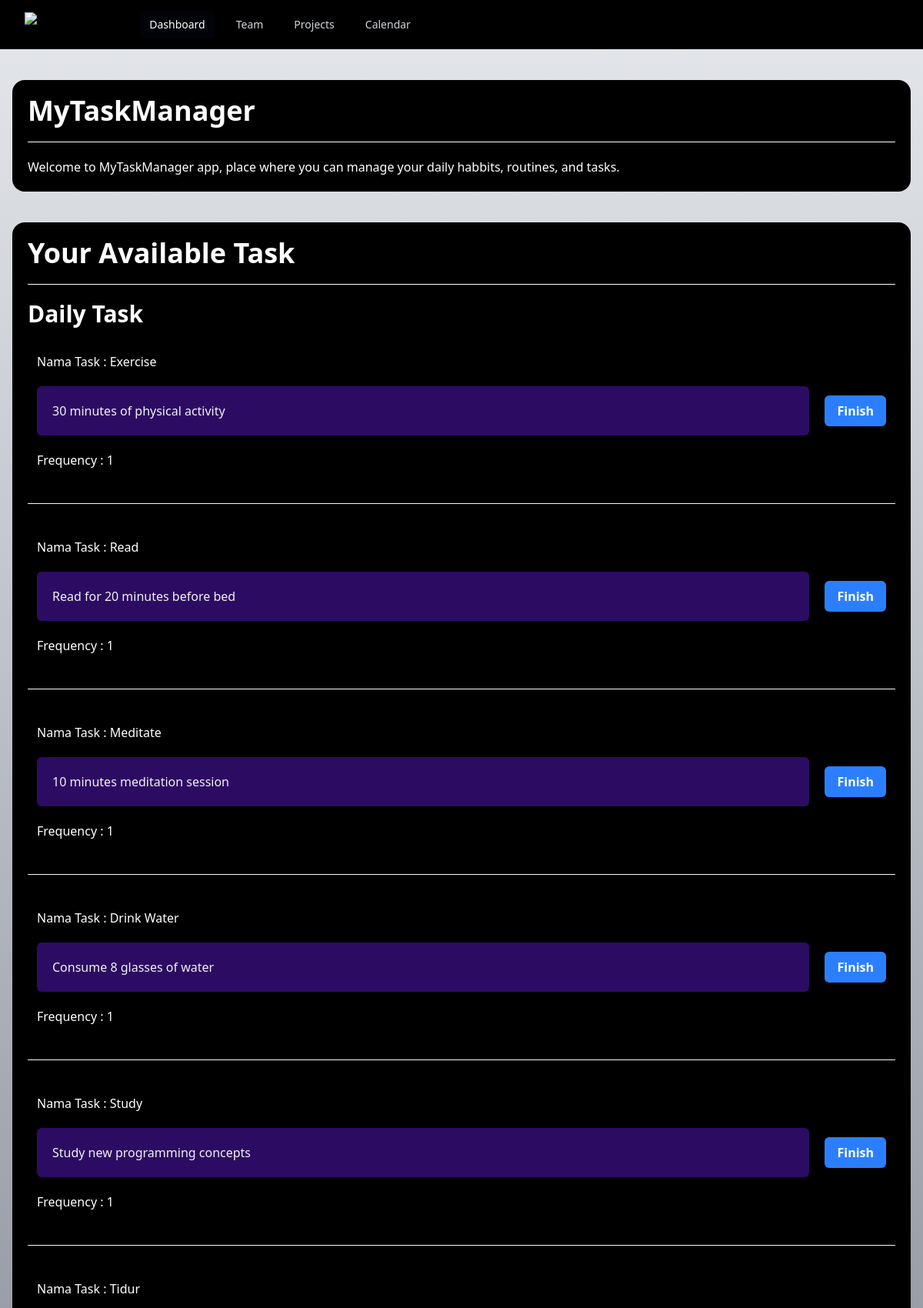
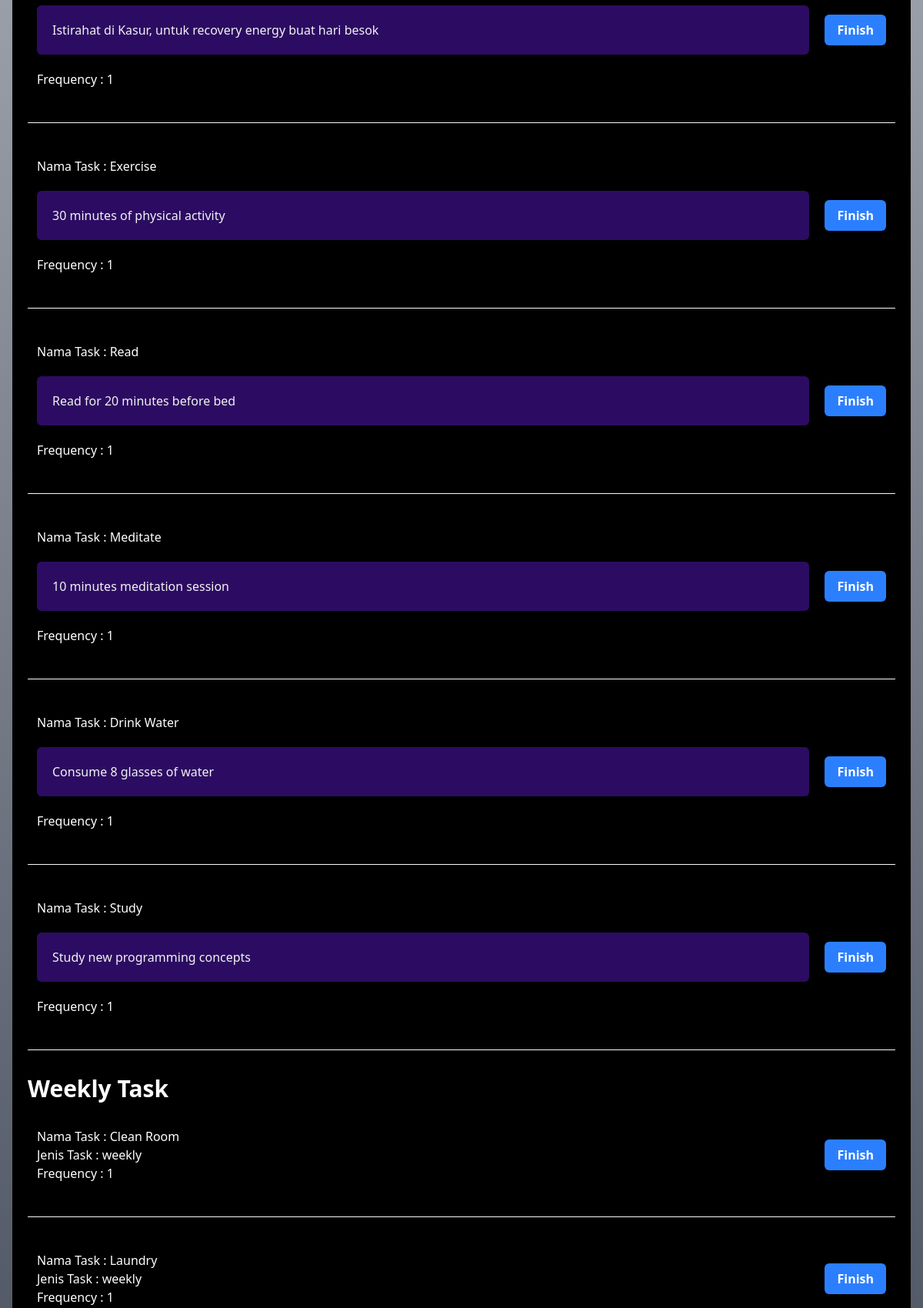
The page / (upper part) on the database its author committed (2 pictures, top to bottom).
### tables this page shows
CREATE TABLE CURRENT_TASK(
                       id INTEGER NOT NULL,
                       task_name TEXT NOT NULL,
                       task_description TEXT,
                       task_type TEXT NOT NULL CHECK(task_type IN ('daily', 'weekly', 'monthly')),
                       frequency INTEGER NOT NULL
            );

### main.py (the view)
@app.route('/')
def index():
    raw_task_list_daily = task.select_current_task(task_type='daily')
    raw_task_list_weekly = task.select_current_task(task_type='weekly')
    raw_task_list_monthly = task.select_current_task(task_type='monthly')
    task_list_daily = translate_raw_data(raw_task_list_daily)
    task_list_weekly = translate_raw_data(raw_task_list_weekly)
    task_list_monthly = translate_raw_data(raw_task_list_monthly)
    return render_template('index.html', task_list_daily = task_list_daily, task_list_weekly = task_list_weekly, task_list_monthly = task_list_monthly)

### backend.py (called while the page is built)
    def select_current_task(self,task_type):
        current_data = []
        connection = sqlite3.connect(database="taskmanager.db")
        cursor = connection.cursor()
        res = cursor.execute("""
            SELECT * FROM CURRENT_TASK WHERE
                             task_type = ?
        """, (task_type,))
        for row in res:
            current_data.append(row)
        connection.commit()
        connection.close()
        return current_data

### main.py (called while the page is built)
def translate_raw_data(raw_task_list):
    task_list = []
    for raw_task in raw_task_list:
        ids, task_name,task_description, task_type, frequency = raw_task
        task_list.append(
            {
                "id" : ids,
                "task_name" : task_name,
                "task_description" : task_description,
                "task_type" : task_type,
                "frequency" : frequency
            }
        )
    print("data didapat : ", task_list, "\n\n")
    return task_list

### templates/index.html (shortened to what this page needs)
{% extends "base.html" %}
{% block content %}
<div class="gap-1 flex-auto items-center">
<div class="bg-black mt-10 mx-4 p-5 rounded-2xl">
  <div class="text-white">
    <p class="text-4xl mb-5 font-black">
      MyTaskManager
    </p>
    <hr>
    <p class="mt-5">
      Welcome to MyTaskManager app, place where you can manage your daily habbits, routines, and tasks.
    </p>
  </div>
</div>
</div>
<div class="gap-1 flex items-center">
<div class="flex-auto bg-black mt-10 mx-4 p-5 rounded-2xl">
  <div class="text-white">
    <p class="text-4xl mb-5 font-black">
      Your Available Task
    </p>
    <hr>
    <p class="text-3xl mb-5 font-black mt-5">
      Daily Task
    </p>
    {% for task in task_list_daily %}
    <div class="mb-2 p-3 flex justify-between items-center">
      <div class="flex-1 mr-5 gap-2">
        <p class="mb-5">
          Nama Task : {{ task.task_name }}
        </p>
        <div class="bg-violet-950 rounded-md opacity-95 m-auto p-5">
          <p>
            {{ task.task_description }}
          </p>
        </div>
        <p class="mt-5">
          Frequency : {{ task.frequency }}
        </p>
      </div>
      <form action="/finish_a_task/{{ task.id }}" method="post">
        <button class="bg-blue-500 hover:bg-blue-700 text-white font-bold py-2 px-4 rounded-md">
          Finish
        </button>
      </form>
    </div>
  <hr class="h-px my-8 bg-neutral-50 border-0">
      {% endfor %}
    <p class="text-3xl mb-5 font-black mt-5">
      Weekly Task
    </p>
     {% for task in task_list_weekly %}
    <div class="mb-2 p-3 flex justify-between items-center">
      <div>
        <p>
          Nama Task : {{ task.task_name }}
        </p>
        <p>
          Jenis Task : {{ task.task_type }}
        </p>
        <p>
          Frequency : {{ task.frequency }}
        </p>
      </div>
      <form action="/finish_a_task/{{ task.id }}" method="post">
        <button class="bg-blue-500 hover:bg-blue-700 text-white font-bold py-2 px-4 rounded-md">
          Finish
        </button>
      </form>
    </div>
  <hr class="h-px my-8 bg-neutral-50 border-0">
      {% endfor %}
  </div>
</div>
</div>
{% endblock %}

### templates/base.html (shortened to what this page needs)
<!DOCTYPE html>
<html lang="en">
  <head>
    <link rel="stylesheet" href="{{ url_for('static', filename='css/output.css') }}">
  </head>
  <body>
    <div class="bg-linear-to-b from-gray-200 to-gray-900">
<nav class="relative bg-black after:pointer-events-none after:absolute after:inset-x-0 after:bottom-0 after:h-px after:bg-white/10">
  <div class="mx-auto max-w-7xl px-2 sm:px-6 lg:px-8">
    <div class="relative flex h-16 items-center justify-between">
      <div class="flex flex-1 items-center justify-center sm:items-stretch sm:justify-start">
        <div class="flex shrink-0 items-center">
          <img src="https://tailwindcss.com/plus-assets/img/logos/mark.svg?color=indigo&shade=500" alt="Your Company" class="h-8 w-auto" />
        </div>
        <div class="hidden sm:ml-6 sm:block">
          <div class="flex space-x-4">
            <a href="#" aria-current="page" class="rounded-md bg-gray-950/50 px-3 py-2 text-sm font-medium text-white">Dashboard</a>
            <a href="#" class="rounded-md px-3 py-2 text-sm font-medium text-gray-300 hover:bg-white/5 hover:text-white">Team</a>
            <a href="#" class="rounded-md px-3 py-2 text-sm font-medium text-gray-300 hover:bg-white/5 hover:text-white">Projects</a>
            <a href="#" class="rounded-md px-3 py-2 text-sm font-medium text-gray-300 hover:bg-white/5 hover:text-white">Calendar</a>
          </div>
        </div>
      </div>
  </div>
</nav>
  {% block content %}
  {% endblock %}
</div>
</body>
</html>

### rows shown on the page
CURRENT_TASK: task_name "Exercise", task_description "30 minutes of physical activity", frequency "1"
CURRENT_TASK: task_name "Read", task_description "Read for 20 minutes before bed", frequency "1"
CURRENT_TASK: task_name "Meditate", task_description "10 minutes meditation session", frequency "1"
CURRENT_TASK: task_name "Drink Water", task_description "Consume 8 glasses of water", frequency "1"
CURRENT_TASK: task_name "Study", task_description "Study new programming concepts", frequency "1"
CURRENT_TASK: task_name "Tidur", task_description "Istirahat di Kasur, untuk recovery energy buat hari besok", frequency "1"
CURRENT_TASK: task_name "Exercise", task_description "30 minutes of physical activity", frequency "1"
CURRENT_TASK: task_name "Read", task_description "Read for 20 minutes before bed", frequency "1"
CURRENT_TASK: task_name "Meditate", task_description "10 minutes meditation session", frequency "1"
CURRENT_TASK: task_name "Drink Water", task_description "Consume 8 glasses of water", frequency "1"
CURRENT_TASK: task_name "Study", task_description "Study new programming concepts", frequency "1"
CURRENT_TASK: task_name "Clean Room", task_type "weekly", frequency "1"
CURRENT_TASK: task_name "Laundry", task_type "weekly", frequency "1"
